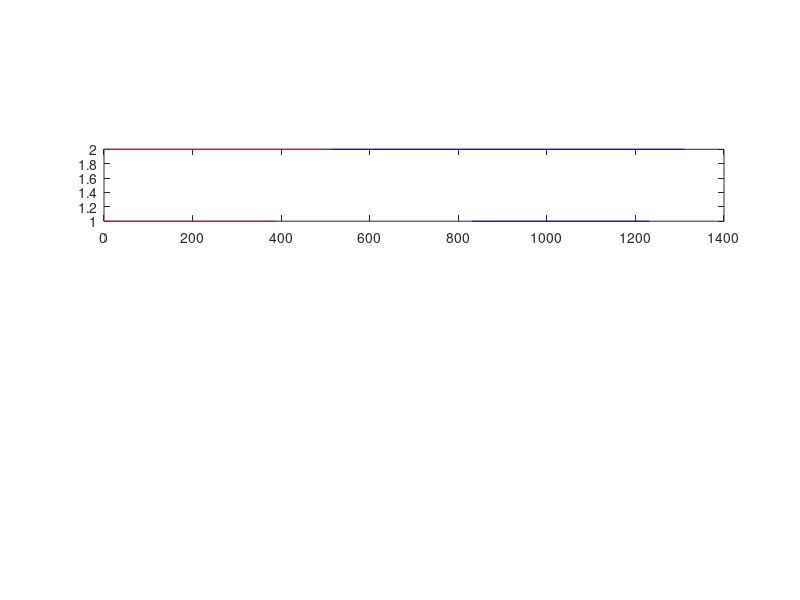

Reproduce this figure in MATLAB. (Note: this script raises an error after producing the figure.)
%FIGURE_WINDOWS    Makes plots of gemstat-gl windows for Lydiard-Martin 2013
% 
% This script plots lines representing the fusion constructs and windows
% used for gemstat-gl.
% 
% Tara Martin
% Jan 3, 2013
%

base_dir = '/Users/tmartin/'; % set manually because changes depending on computer
save_dir = [base_dir 'Dropbox/results/'];

color37 = 'r';
color46 = 'b';

% figure_params;
figure('Position', [32 400 415 1200]);
xSize = 8;  ySize = 20;  % Set width and height of figure in cm

% Line 207 (tlm01)
subplot(5,1,2)
plot([0,510], [2 2], color37, [511, 511+800], [2 2], color46);
hold on;
plot([0,0+390], [1 1], color37, [511+320, 511+320+400], [1 1], color46);
set_fig;

% Line 208 (tlm02)
subplot(5,1,4)
plot([0,800], [2 2], color46, [801, 511+800], [2 2], color37);
hold on;
plot([80,80+650], [1 1], color46, [801+240, 801+240+270], [1 1], color37);
set_fig;

% Line 209 (tlm03)
subplot(5,1,1)
plot([0,510], [2 2], color37, [511, 511+800], [2 2], color46);
hold on;
plot([30,30+440], [1 1], color37, [511+320, 511+320+410], [1 1], color46);
set_fig;

% Line 210 (tlm04)
subplot(5,1,3)
plot([0,510], [2 2], color37, [511, 511+800], [2 2], color46);
hold on;
plot([0,0+500], [1 1], color37, [511+30, 511+30+700], [1 1], color46);
set_fig;

% Line 321 (tlm17)
subplot(5,1,5)
plot([0,800], [2 2], color46, [800, 511+800], [2 2], color37);
hold on;
plot([800,800+490], [1 1], color37, [200, 200+590], [1 1], color46);
ylabel('tlm17')
set_fig;

% Set general figure properties
set(findobj(gcf, 'Type', 'axes'), 'XLim', [0 1311], 'YLim', [0 3]);
set(findobj(gcf, 'Type', 'axes'), 'XTick', [0 510 800 1311], 'YTick', []);


%% Save figure
saveas(gcf, fullfile(save_dir,'gemstat_windows.eps'), 'epsc')


%% Making alignment of windows to display with heatmaps

% stripe 3/7 windows
win207_37 = [0 390];
win208_37 = [240 510];
win209_37 = [40 480];
win210_37 = [0 500];
win321_37 = [20 510];

figure(1);
plot(win207_37, [3 3], win208_37, [1 1], win209_37, [4 4], win210_37, [2 2], win321_37, [0.5 0.5]);
ylim([0 5]); xlim([0 510]);
title('3/7')
saveas(gcf, fullfile(save_dir,'gemstat_windows37.eps'), 'epsc')

% stripe 4/6 windows
win207_46 = [320 720];
win208_46 = [80 730];
win209_46 = [320 730];
win210_46 = [70 770];
win321_46 = [10 600];

figure(2);
plot(win207_46, [3 3], win208_46, [1 1], win209_46, [4 4], win210_46, [2 2], win321_46, [0.5 0.5]);
ylim([0 5]); xlim([0 800]);
title('4/6')
saveas(gcf, fullfile(save_dir,'gemstat_windows46.eps'), 'epsc')


